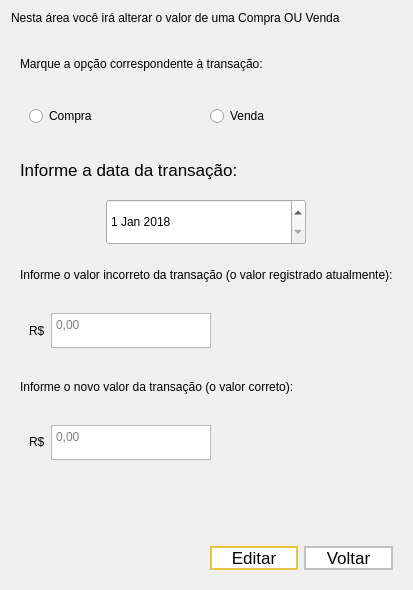
      <widget class="QWidget" name="edition_page">
       <layout class="QGridLayout" name="gridLayout_4">
        <item row="1" column="0" rowspan="2" alignment="Qt::AlignHCenter">
         <widget class="QWidget" name="verticalWidget" native="true">
          <property name="minimumSize">
           <size>
            <width>0</width>
            <height>500</height>
           </size>
          </property>
          <property name="styleSheet">
           <string notr="true"/>
          </property>
          <layout class="QVBoxLayout" name="verticalLayout_11">
           <item>
            <widget class="QLabel" name="purchase_sale_label">
             <property name="maximumSize">
              <size>
               <width>610</width>
               <height>16777215</height>
              </size>
             </property>
             <property name="text">
              <string>Marque a opção correspondente à transação:</string>
             </property>
            </widget>
           </item>
           <item>
            <widget class="QWidget" name="purchase_sale_options_2" native="true">
             <property name="maximumSize">
              <size>
               <width>16777215</width>
               <height>16777215</height>
              </size>
             </property>
             <layout class="QHBoxLayout" name="horizontalLayout_7">
              <item>
               <widget class="QRadioButton" name="purchase_option_2">
                <property name="sizePolicy">
                 <sizepolicy hsizetype="Preferred" vsizetype="Fixed">
                  <horstretch>0</horstretch>
                  <verstretch>0</verstretch>
                 </sizepolicy>
                </property>
                <property name="text">
                 <string>Compra</string>
                </property>
               </widget>
              </item>
              <item>
               <widget class="QRadioButton" name="sale_option_2">
                <property name="sizePolicy">
                 <sizepolicy hsizetype="Preferred" vsizetype="Fixed">
                  <horstretch>0</horstretch>
                  <verstretch>0</verstretch>
                 </sizepolicy>
                </property>
                <property name="text">
                 <string>Venda</string>
                </property>
               </widget>
              </item>
             </layout>
            </widget>
           </item>
           <item>
            <widget class="QLabel" name="date_label_2">
             <property name="maximumSize">
              <size>
               <width>610</width>
               <height>16777215</height>
              </size>
             </property>
             <property name="font">
              <font>
               <pointsize>13</pointsize>
              </font>
             </property>
             <property name="text">
              <string>Informe a data da transação:</string>
             </property>
            </widget>
           </item>
           <item alignment="Qt::AlignHCenter">
            <widget class="QDateEdit" name="date_option_2">
             <property name="sizePolicy">
              <sizepolicy hsizetype="Maximum" vsizetype="Fixed">
               <horstretch>0</horstretch>
               <verstretch>0</verstretch>
              </sizepolicy>
             </property>
             <property name="minimumSize">
              <size>
               <width>200</width>
               <height>0</height>
              </size>
             </property>
             <property name="maximumSize">
              <size>
               <width>16777215</width>
               <height>50</height>
              </size>
             </property>
             <property name="date">
              <date>
               <year>2018</year>
               <month>1</month>
               <day>1</day>
              </date>
             </property>
            </widget>
           </item>
           <item>
            <widget class="QLabel" name="old_value_label">
             <property name="maximumSize">
              <size>
               <width>610</width>
               <height>16777215</height>
              </size>
             </property>
             <property name="text">
              <string>Informe o valor incorreto da transação (o valor registrado atualmente):</string>
             </property>
            </widget>
           </item>
           <item>
            <widget class="QWidget" name="horizontalWidget" native="true">
             <property name="sizePolicy">
              <sizepolicy hsizetype="Maximum" vsizetype="Maximum">
               <horstretch>0</horstretch>
               <verstretch>0</verstretch>
              </sizepolicy>
             </property>
             <layout class="QHBoxLayout" name="horizontalLayout_9">
              <item>
               <widget class="QLabel" name="coin_label_3">
                <property name="text">
                 <string>R$</string>
                </property>
               </widget>
              </item>
              <item>
               <widget class="QTextEdit" name="old_value_option">
                <property name="maximumSize">
                 <size>
                  <width>160</width>
                  <height>35</height>
                 </size>
                </property>
                <property name="placeholderText">
                 <string>0,00</string>
                </property>
               </widget>
              </item>
             </layout>
            </widget>
           </item>
           <item>
            <widget class="QLabel" name="new_value_label">
             <property name="maximumSize">
              <size>
               <width>610</width>
               <height>16777215</height>
              </size>
             </property>
             <property name="text">
              <string>Informe o novo valor da transação (o valor correto):</string>
             </property>
            </widget>
           </item>
           <item>
            <widget class="QWidget" name="horizontalWidget" native="true">
             <property name="sizePolicy">
              <sizepolicy hsizetype="Maximum" vsizetype="Maximum">
               <horstretch>0</horstretch>
               <verstretch>0</verstretch>
              </sizepolicy>
             </property>
             <layout class="QHBoxLayout" name="horizontalLayout_8">
              <item>
               <widget class="QLabel" name="coin_label_2">
                <property name="sizePolicy">
                 <sizepolicy hsizetype="Maximum" vsizetype="Maximum">
                  <horstretch>0</horstretch>
                  <verstretch>0</verstretch>
                 </sizepolicy>
                </property>
                <property name="text">
                 <string>R$</string>
                </property>
               </widget>
              </item>
              <item>
               <widget class="QTextEdit" name="new_value_option">
                <property name="maximumSize">
                 <size>
                  <width>160</width>
                  <height>35</height>
                 </size>
                </property>
                <property name="placeholderText">
                 <string>0,00</string>
                </property>
               </widget>
              </item>
             </layout>
            </widget>
           </item>
           <item>
            <widget class="QLabel" name="spacer_6">
             <property name="text">
              <string/>
             </property>
            </widget>
           </item>
          </layout>
         </widget>
        </item>
        <item row="12" column="0">
         <widget class="QWidget" name="horizontalWidget_2" native="true">
          <property name="maximumSize">
           <size>
            <width>16777215</width>
            <height>70</height>
           </size>
          </property>
          <layout class="QHBoxLayout" name="horizontalLayout_6">
           <item>
            <widget class="QLabel" name="spacer_5">
             <property name="maximumSize">
              <size>
               <width>16777215</width>
               <height>70</height>
              </size>
             </property>
             <property name="text">
              <string/>
             </property>
            </widget>
           </item>
           <item>
            <widget class="QLabel" name="spacer_4">
             <property name="maximumSize">
              <size>
               <width>16777215</width>
               <height>70</height>
              </size>
             </property>
             <property name="text">
              <string/>
             </property>
            </widget>
           </item>
           <item>
            <widget class="QPushButton" name="edit_button_3">
             <property name="maximumSize">
              <size>
               <width>180</width>
               <height>70</height>
              </size>
             </property>
             <property name="font">
              <font>
               <pointsize>13</pointsize>
              </font>
             </property>
             <property name="styleSheet">
              <string notr="true">QPushButton {
	background-color: white;
	color: black;
	border: 2px solid #E5C442;
}

QPushButton : hover : !pressed {
	background-color: #E5C442;
	color: white;
	font-weight: bold;
}

QPushButton:pressed {
	background-color: #E5C442;
	color: white;
	font-weight: bold;
}</string>
             </property>
             <property name="text">
              <string>Editar</string>
             </property>
            </widget>
           </item>
           <item>
            <widget class="QPushButton" name="back_button_2">
             <property name="maximumSize">
              <size>
               <width>180</width>
               <height>70</height>
              </size>
             </property>
             <property name="font">
              <font>
               <pointsize>13</pointsize>
              </font>
             </property>
             <property name="styleSheet">
              <string notr="true">QPushButton {
	background-color: white;
	color: black;
	border: 2px solid #C1C0C0;
}

QPushButton : hover : !pressed {
	background-color: #C1C0C0;
	color: white;
	font-weight: bold;
}

QPushButton:pressed {
	background-color: #C1C0C0;
	color: white;
	font-weight: bold;
}</string>
             </property>
             <property name="text">
              <string>Voltar</string>
             </property>
            </widget>
           </item>
          </layout>
         </widget>
        </item>
        <item row="0" column="0">
         <widget class="QLabel" name="page_title_2">
          <property name="maximumSize">
           <size>
            <width>16777215</width>
            <height>70</height>
           </size>
          </property>
          <property name="text">
           <string>Nesta área você irá alterar o valor de uma Compra OU Venda</string>
          </property>
         </widget>
        </item>
       </layout>
      </widget>
